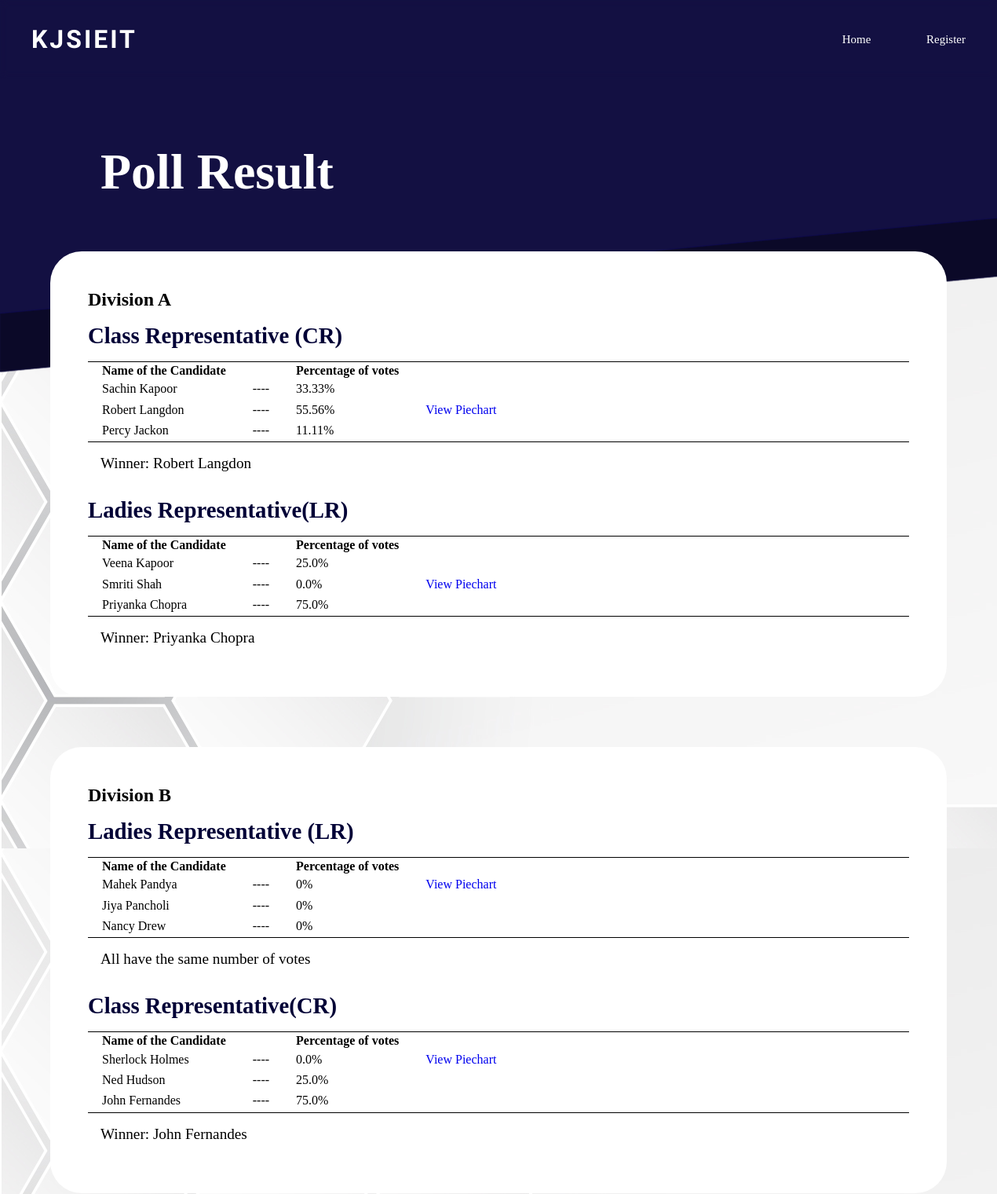
Page /result/ (upper part) on the earlier database version.
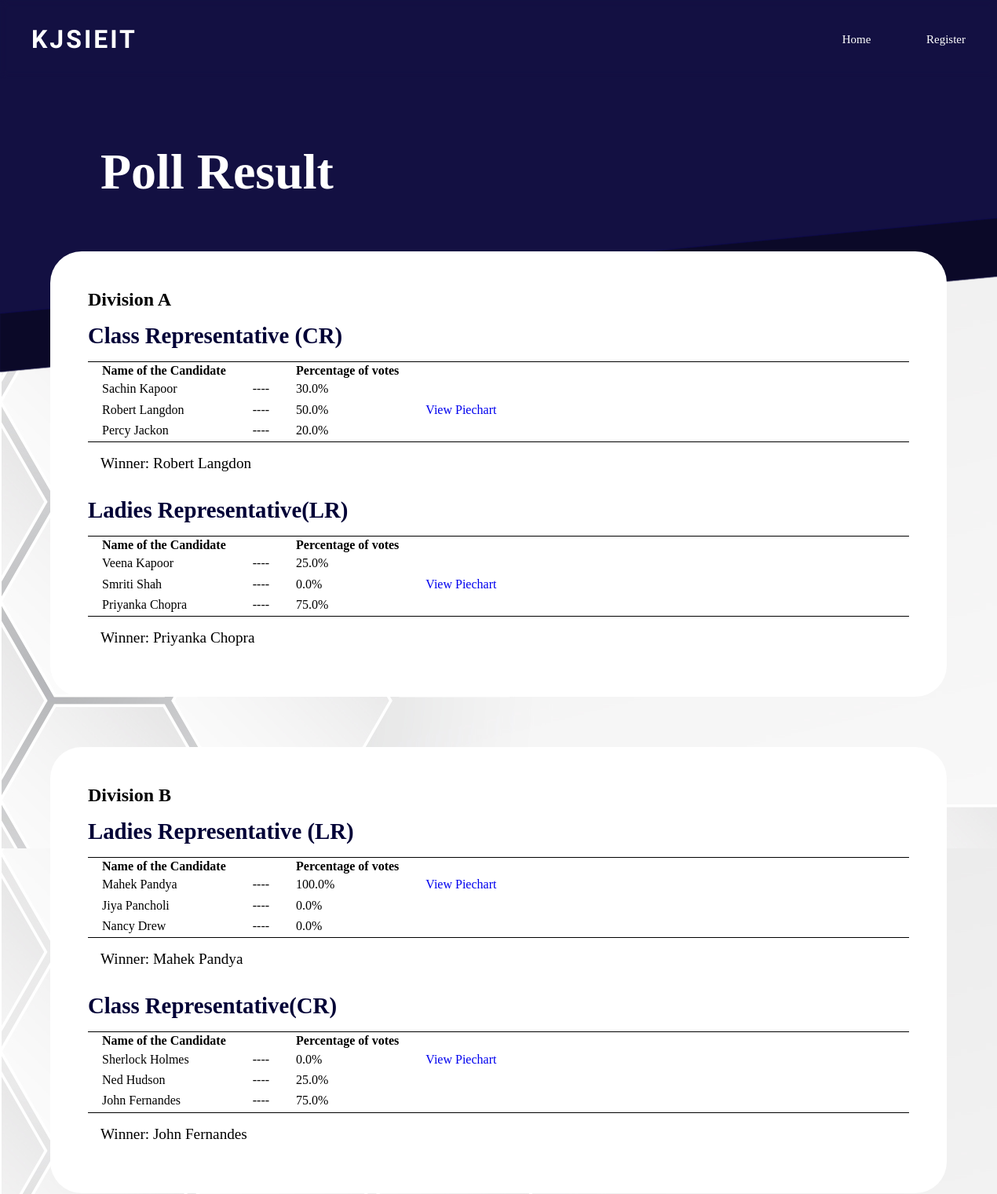
Same page on the later database version.
### vote/models.py (models this page shows, shortened)
class ADivPoll(models.Model):
    Elections_for = models.TextField(max_length=30, null=True)
    candidate_1 = models.CharField(max_length=30, null=True)
    candidate_2 = models.CharField(max_length=30, null=True)
    candidate_3 = models.CharField(max_length=30, null=True)
    candidate_1_count = models.IntegerField(default=0)
    candidate_2_count = models.IntegerField(default=0)
    candidate_3_count = models.IntegerField(default=0)
    def total(self):
        return self.candidate_1_count + self.candidate_2_count + self.candidate_3_count
    def percentage_candidate_1(self):
        if self.total()==0:
            return 0
        else:
            return round((self.candidate_1_count / self.total()) * 100,2)
    def percentage_candidate_2(self):
        if self.total()==0:
            return 0
        else:
            return round((self.candidate_2_count / self.total()) * 100,2)
    def percentage_candidate_3(self):
        if self.total()==0:
            return 0
        else:
            return round((self.candidate_3_count / self.total()) * 100,2)

class BDivPoll(models.Model):
    Elections_for = models.TextField(max_length=30, null=True)
    candidate_1 = models.CharField(max_length=30, null=True)
    candidate_2 = models.CharField(max_length=30, null=True)
    candidate_3 = models.CharField(max_length=30, null=True)
    candidate_1_count = models.IntegerField(default=0)
    candidate_2_count = models.IntegerField(default=0)
    candidate_3_count = models.IntegerField(default=0)
    def total(self):
        return self.candidate_1_count + self.candidate_2_count + self.candidate_3_count
    def percentage_candidate_1(self):
        if self.total()==0:
            return 0
        else:
            return round((self.candidate_1_count / self.total()) * 100,2)
    def percentage_candidate_2(self):
        if self.total()==0:
            return 0
        else:
            return round((self.candidate_2_count / self.total()) * 100,2)
    def percentage_candidate_3(self):
        if self.total()==0:
            return 0
        else:
            return round((self.candidate_3_count / self.total()) * 100,2)

### vote/views.py (the view)
# urls.py: path('result/',views.result, name='result'),
def result(request):
    pollA = ADivPoll.objects.all()
    pollB = BDivPoll.objects.all()
    context = {'pollA':pollA, "pollB":pollB}
    return render(request,'vote/result.html',context)

### vote/templates/vote/result.html (shortened to what the changed rows need)
{% extends 'vote/navbar.html' %}
{% block content %}
<!DOCTYPE html>
<html lang="en">
<head>
    {% load static %}
    <link rel="stylesheet" href="{% static 'vote/css/results.css' %}">
</head>
<body>
<div class="panel">
    <div class="panel-heading"><h1>Poll Result</h1></div>
    <div class="panel-body">
        <div class="Div">
        <h2>Division A</h2>
        {% for poll in pollA %}
        <div class="title">
            <h2>{{ poll.Elections_for }}</h2>
        </div>
        <div class="list">
            <ul class="list-group">
                <table>
                    <tr>
                        <th>Name of the Candidate</th>
                        <th></th>
                        <th>Percentage of votes</th>
                        <th></th>
                    </tr>
                    <tr>
                        <td>{{ poll.candidate_1 }}</td>
                        <td>----</td>
                        <td>{{poll.percentage_candidate_1}}%</td>
                        <td></td>
                    </tr>
                    <tr>
                        <td>{{poll.candidate_2}}</td>
                        <td>----</td>
                        <td>{{poll.percentage_candidate_2}}%</td>
                        <td><a href="{% url 'piechart-A' poll.id %}">View Piechart</a></td>
                    </tr>
                    <tr>
                        <td>{{poll.candidate_3}}</td>
                        <td>----</td>
                        <td>{{poll.percentage_candidate_3}}%</td>
                        <td></td>
                    </tr>
                </table>
            </ul>
        </div>
        <div class="panel-footer">
            {% if poll.percentage_candidate_1 > poll.percentage_candidate_2 and poll.percentage_candidate_1 > poll.percentage_candidate_3 %}
                <p>Winner: {{poll.candidate_1}}</p>
            {% elif poll.percentage_candidate_2 > poll.percentage_candidate_1 and poll.percentage_candidate_2 > poll.percentage_candidate_3 %}
                <p>Winner: {{poll.candidate_2}}</p>
            {% elif poll.percentage_candidate_3 > poll.percentage_candidate_1 and poll.percentage_candidate_3 > poll.percentage_candidate_2 %}
                <p>Winner: {{poll.candidate_3}}</p>
            {% elif poll.percentage_candidate_1 == poll.percentage_candidate_2 and poll.percentage_candidate_1 > poll.percentage_candidate_3%}
                <p>Tie between {{poll.candidate_1}} and {{poll.candidate_2}}</p>
            {% elif poll.percentage_candidate_1 == poll.percentage_candidate_3 and poll.percentage_candidate_1 > poll.percentage_candidate_2 %}
                <p>Tie between: {{poll.candidate_1}} and {{poll.candidate_3}}</p>
            {% elif poll.percentage_candidate_2 == poll.percentage_candidate_3 and poll.percentage_candidate_2 > poll.percentage_candidate_1 %}
                <p>Tie between: {{poll.candidate_2}} and {{poll.candidate_3}}</p>
            {% else %}
                <p>All have the same number of votes</h2>
            {% endif %}
        </div>
        {% endfor %}
        </div>
        <div class="Div"><h2>Division B</h2>
        {% for poll in pollB %}
        <div class="title">
            <h2>{{ poll.Elections_for }}</h2>
        </div>
        <div class="list">
            <ul class="list-group">
                <table>
                    <tr>
                        <th>Name of the Candidate</th>
                        <th></th>
                        <th>Percentage of votes</th>
                        <th></th>
                    </tr>
                    <tr>
                        <td>{{poll.candidate_1}}</td>
                        <td>----</td>
                        <td>{{poll.percentage_candidate_1}}%</td>
                        <td><a href="{% url 'piechart-B' poll.id %}">View Piechart</a></td>
                    </tr>
                    <tr>
                        <td>{{poll.candidate_2}}</td>
                        <td>----</td>
                        <td>{{poll.percentage_candidate_2}}%</td>
                        <td></td>
                    </tr>
                    <tr>
                        <td>{{poll.candidate_3}}</td>
                        <td>----</td>
                        <td>{{poll.percentage_candidate_3}}%</td>
                        <td></td>
                    </tr>
                </table>
            </ul>
        </div>
        <div class="panel-footer">
            {% if poll.percentage_candidate_1 > poll.percentage_candidate_2 and poll.percentage_candidate_1 > poll.percentage_candidate_3 %}
                <p>Winner: {{poll.candidate_1}}</p>
            {% elif poll.percentage_candidate_2 > poll.percentage_candidate_1 and poll.percentage_candidate_2 > poll.percentage_candidate_3 %}
                <p>Winner: {{poll.candidate_2}}</p>
            {% elif poll.percentage_candidate_3 > poll.percentage_candidate_1 and poll.percentage_candidate_3 > poll.percentage_candidate_2 %}
                <p>Winner: {{poll.candidate_3}}</p>
            {% elif poll.percentage_candidate_1 == poll.percentage_candidate_2 and poll.percentage_candidate_1 > poll.percentage_candidate_3%}
                <p>Tie between {{poll.candidate_1}} and {{poll.candidate_2}}</p>
            {% elif poll.percentage_candidate_1 == poll.percentage_candidate_3 and poll.percentage_candidate_1 > poll.percentage_candidate_2 %}
                <p>Tie between: {{poll.candidate_1}} and {{poll.candidate_3}}</p>
            {% elif poll.percentage_candidate_2 == poll.percentage_candidate_3 and poll.percentage_candidate_2 > poll.percentage_candidate_1 %}
                <p>Tie between: {{poll.candidate_2}} and {{poll.candidate_3}}</p>
            {% else %}
                <p>All have the same number of votes</h2>
            {% endif %}
        </div>
        {% endfor %}
        </div>
    </div>
</div>
</body>
</html>
{% endblock %}

Differences in the rows shown:
changed ADivPoll "Class Representative (CR)": percentage_candidate_1 "33.33" → "30.0"; percentage_candidate_2 "55.56" → "50.0"; percentage_candidate_3 "11.11" → "20.0"
changed BDivPoll "Ladies Representative (LR)": percentage_candidate_1 "0" → "100.0"; percentage_candidate_2 "0" → "0.0"; percentage_candidate_3 "0" → "0.0"; candidate_1 (not shown) → "Mahek Pandya"; candidate_1_count "All have the same number of votes" → "Winner:"
